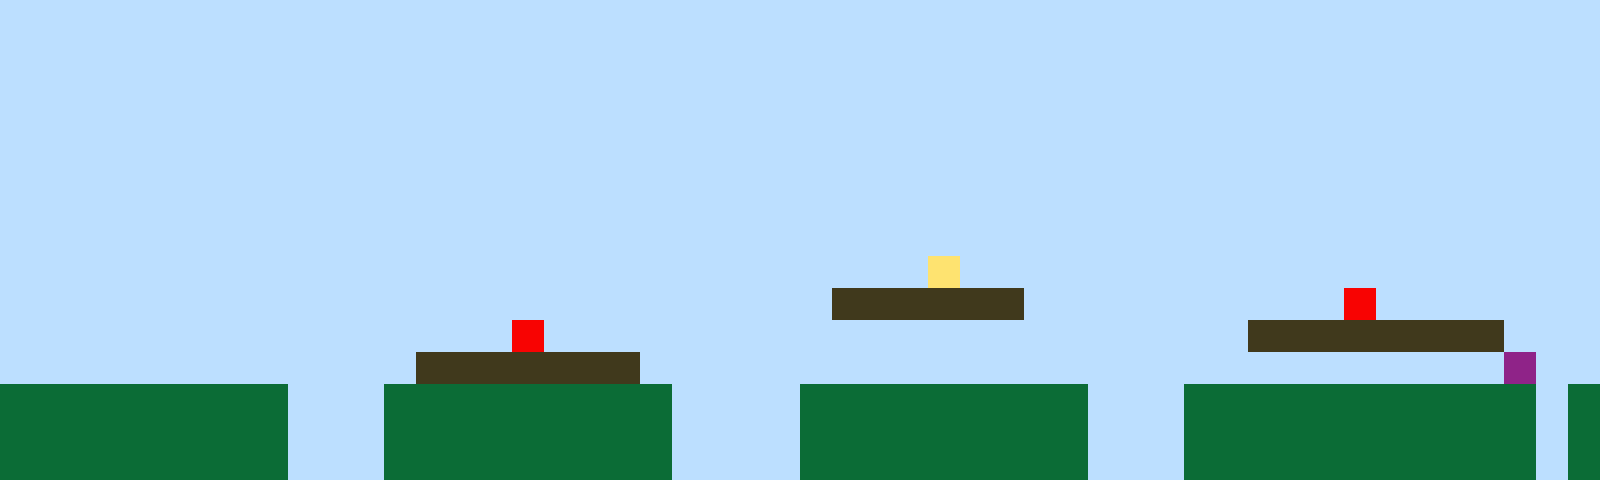

Rendered tile map (Tiled .tmx) drawn with the repository's tilesets; below, a short description and the full map source, tile grids included:
An orthogonal 50x15 tile map with 32x32 px tiles, 1 tile layer (Tile Layer 1).

<map version="1.10" tiledversion="1.11.2" orientation="orthogonal" renderorder="right-up" width="50" height="15" tilewidth="32" tileheight="32" infinite="0" nextlayerid="2" nextobjectid="1"><editorsettings><export target="map1.csv" format="csv" /></editorsettings><tileset firstgid="1" name="sprites" tilewidth="32" tileheight="32" tilecount="6" columns="3"><image source="sprites.png" width="96" height="64" /></tileset><layer id="1" name="Tile Layer 1" width="50" height="15"><data encoding="csv">1,1,1,1,1,1,1,1,1,1,1,1,1,1,1,1,1,1,1,1,1,1,1,1,1,1,1,1,1,1,1,1,1,1,1,1,1,1,1,1,1,1,1,1,1,1,1,1,1,1,1,1,1,1,1,1,1,1,1,1,1,1,1,1,1,1,1,1,1,1,1,1,1,1,1,1,1,1,1,1,1,1,1,1,1,1,1,1,1,1,1,1,1,1,1,1,1,1,1,1,1,1,1,1,1,1,1,1,1,1,1,1,1,1,1,1,1,1,1,1,1,1,1,1,1,1,1,1,1,1,1,1,1,1,1,1,1,1,1,1,1,1,1,1,1,1,1,1,1,1,1,1,1,1,1,1,1,1,1,1,1,1,1,1,1,1,1,1,1,1,1,1,1,1,1,1,1,1,1,1,1,1,1,1,1,1,1,1,1,1,1,1,1,1,1,1,1,1,1,1,1,1,1,1,1,1,1,1,1,1,1,1,1,1,1,1,1,1,1,1,1,1,1,1,1,1,1,1,1,1,1,1,1,1,1,1,1,1,1,1,1,1,1,1,1,1,1,1,1,1,1,1,1,1,1,1,1,1,1,1,1,1,1,1,1,1,1,1,1,1,1,1,1,1,1,1,1,1,1,1,1,1,1,1,1,1,1,1,1,1,1,1,1,1,1,1,1,1,1,1,1,1,1,1,1,1,1,1,1,1,1,1,1,1,1,1,1,1,1,1,1,1,1,1,1,1,1,1,1,1,1,1,1,1,1,1,1,1,1,1,1,1,1,1,1,1,1,1,1,1,1,1,1,1,1,1,1,1,1,1,1,1,1,1,1,1,1,1,1,1,1,1,1,1,1,1,1,1,1,1,1,1,1,1,1,1,1,1,1,1,1,1,1,1,1,1,1,1,1,1,1,1,1,1,1,1,1,1,1,1,1,1,1,1,1,1,1,1,1,1,1,1,1,1,1,1,1,1,1,4,1,1,1,1,1,1,1,1,1,1,1,1,1,1,1,1,1,1,1,1,1,1,1,1,1,1,1,1,1,1,1,1,1,1,1,1,1,1,1,1,1,1,1,1,1,1,3,3,3,3,3,3,1,1,1,1,1,1,1,1,1,1,5,1,1,1,1,1,1,1,1,1,1,1,1,1,1,1,1,1,1,1,1,1,1,1,5,1,1,1,1,1,1,1,1,1,1,1,1,1,1,1,1,1,1,1,1,1,1,3,3,3,3,3,3,3,3,1,1,1,1,1,1,1,1,1,1,1,1,1,1,1,1,3,3,3,3,3,3,3,1,1,1,1,1,1,1,1,1,1,1,1,1,1,1,1,1,1,1,1,1,1,1,1,1,1,1,6,1,1,2,2,2,2,2,2,2,2,2,1,1,1,2,2,2,2,2,2,2,2,2,1,1,1,1,2,2,2,2,2,2,2,2,2,1,1,1,2,2,2,2,2,2,2,2,2,2,2,1,2,2,2,2,2,2,2,2,2,2,1,1,1,2,2,2,2,2,2,2,2,2,1,1,1,1,2,2,2,2,2,2,2,2,2,1,1,1,2,2,2,2,2,2,2,2,2,2,2,1,2,2,2,2,2,2,2,2,2,2,1,1,1,2,2,2,2,2,2,2,2,2,1,1,1,1,2,2,2,2,2,2,2,2,2,1,1,1,2,2,2,2,2,2,2,2,2,2,2,1,2</data></layer></map>
